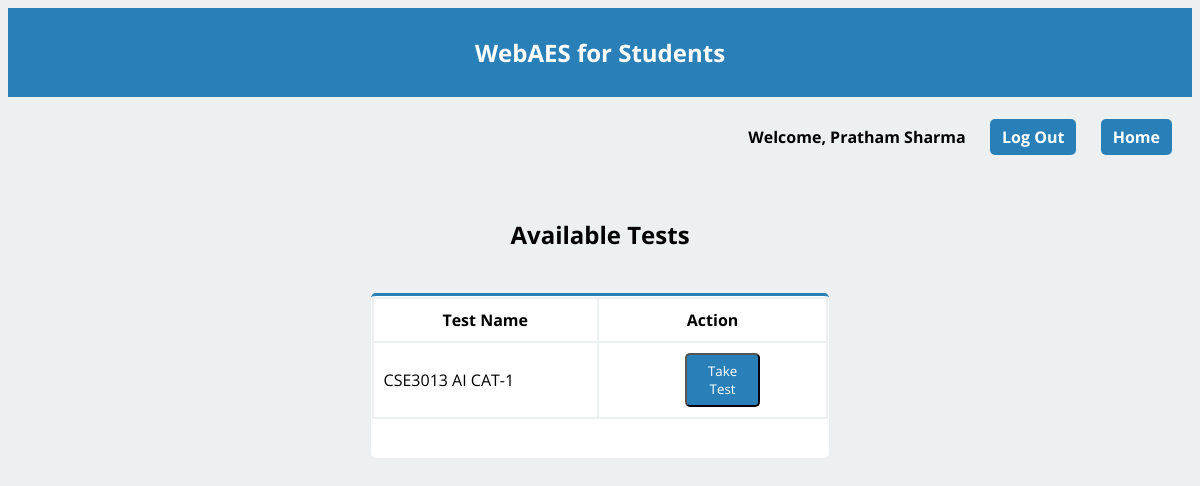
Page /available-tests.php (signed in) on the committed database.
### tables this page shows
CREATE TABLE `students` (
  `student_ID` char(9) NOT NULL,
  `password` varchar(20) NOT NULL,
  `student_name` varchar(50) NOT NULL,
  `email` varchar(100) NOT NULL,
  `mobile` varchar(10) NOT NULL
);

CREATE TABLE `tests` (
  `test_ID` int(3) NOT NULL,
  `test_name` varchar(20) NOT NULL,
  `question1_ID` int(3) NOT NULL,
  `question2_ID` int(3) NOT NULL,
  `question3_ID` int(3) NOT NULL
);

### student-session.php (called while the page is built, shortened)
<?php
   include('config.php');
   $user_check = $_SESSION['login_user'];
   $ses_sql = mysqli_query($db,"select student_ID, student_name from students where student_ID = '$user_check' ");
   $row = mysqli_fetch_array($ses_sql,MYSQLI_ASSOC);
   $login_session = $row['student_name'];
   $login_id = $row['student_ID'];
?>

### available-tests.php (the view, shortened to what this page needs)
<?php
    include('student-session.php');
?>
<html>
    <head>
        <link rel='stylesheet' type='text/css' href='style.css'>
    </head>
    <body>
        <header class='header'>
            <h2><a class='header-link' href='student-home.php'>WebAES for Students</a></h2>
        </header>
        <div class='welcome'>
            <h4 class='align-right'>Welcome, <?php echo $login_session; ?> &emsp; <a href='logout.php'>Log Out</a> &emsp; <a href='student-home.php'>Home</a></h4>
        </div>
        <div class='main-content'>
            <?php
                $sql = "SELECT test_ID, test_name FROM tests WHERE test_ID not in (select test_ID from scores where student_ID = '$login_id')";
                $result = mysqli_query($db, $sql);
                if(mysqli_num_rows($result)==0){
                    echo '<h2 class="align-center" style="color: red;">No new tests available! Check again later.</h2>';
                }
                else{
                    echo '<h2 class="align-center">Available Tests</h2><br>
                        <div class="row"><div class="tests-table">
                        <form method="POST" action="take-test.php">
                        <table>
                            <tr>
                                <th style="width: 276.4px;">Test Name</th>
                                <th style="width: 276.4px;">Action</th>
                            </tr>';
                            while($row = mysqli_fetch_array($result, MYSQLI_ASSOC)){
                                echo "<tr>";
                                echo "<td>".$row['test_name']."</td>";
                                echo "<td><p class='align-center'><button style='width: 40%' type='submit' name='submit' value=".$row['test_ID'].">Take Test</button></p></td>";
                                echo "</tr>";
                            }
                }
                echo '</table><br>
                    </form></div></div>';
            ?>
        </div>
    </body>
</html>

### style.css (style rules this page uses)
body { font-family: 'Open Sans'; background-color: #ecf0f1; }
.header { padding-top: 1px; padding-bottom: 1px; background-color: #2980b9; color: #fff; font-family: 'Open Sans'; text-align: center; }
.main-content { margin: 20px; padding: 1px; align-items: center; }
.row { display: flex; }
h4, p { padding-left: 20px; }
.align-right { padding-right: 20px; text-align: right; }
.align-center { text-align: center; }
a:link, a:visited { background-color: #2980b9; color: white; padding: 7px 12px; text-decoration: none; display: inline-block; border-radius: 5px; }
button, input[type=submit] { font-family: 'Open Sans'; width: 15%; margin: auto; display: inline-block; text-align: center; background-color: #2980b9; color: white; padding: 7px 12px; text-decoration: none; border-radius: 5px; }
.welcome { padding-top: 1px; padding-bottom: 1px; }
table, th, td { border: 2px solid; border-color: #ecf0f1; border-collapse: collapse; border-radius: 5px; padding: 10px; }
.tests-table, .results-table { background-color: #fff; padding: 1px; border-radius: 5px; border-top-style: solid; border-top-width: 3px; border-top-color: #2980b9; width: 40%; margin-left: auto; margin-right: auto; }

### rows in the picture
students: student_name "Pratham Sharma"
tests: test_name "CSE3013 AI CAT-1", $row['test_ID'] 3 (drawn)
